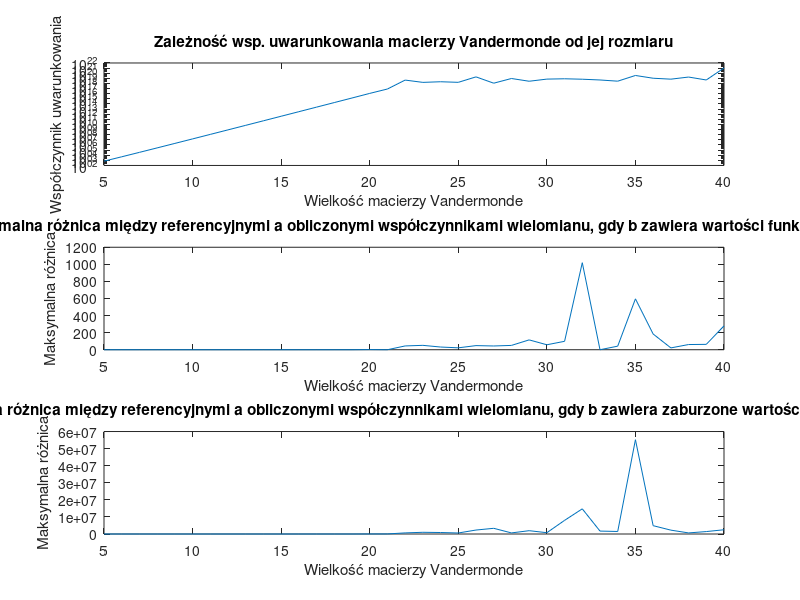

MATLAB code to generate this figure:
function [matrix_condition_numbers, max_coefficients_difference_1, max_coefficients_difference_2] = zadanie3()
% Zwracane są trzy wektory wierszowe:
% matrix_condition_numbers - współczynniki uwarunkowania badanych macierzy Vandermonde
% max_coefficients_difference_1 - maksymalna różnica między referencyjnymi a obliczonymi współczynnikami wielomianu,
%       gdy b zawiera wartości funkcji liniowej
% max_coefficients_difference_2 - maksymalna różnica między referencyjnymi a obliczonymi współczynnikami wielomianu,
%       gdy b zawiera zaburzone wartości funkcji liniowej

N = 5:40;

%% chart 1
matrix_condition_numbers = zeros(1, length(N));
for i=5:40
    V = vandermonde_matrix(i);
    matrix_condition_numbers(1, i-4) = cond(V);
end

subplot(3,1,1);
semilogy(N, matrix_condition_numbers);
xlabel("Wielkość macierzy Vandermonde");
ylabel("Współczynnik uwarunkowania");
title("Zależność wsp. uwarunkowania macierzy Vandermonde od jej rozmiaru");


%% chart 2
a1 = randi([20,30]);
for i = 1:length(N)
    ni = N(i);
    V = vandermonde_matrix(ni);
    
    % Niech wektor b zawiera wartości funkcji liniowej
    b = linspace(0,a1,ni)';
    reference_coefficients = [ 0; a1; zeros(ni-2,1) ]; % tylko a1 jest niezerowy
    
    % Wyznacznie współczynników wielomianu interpolującego
    calculated_coefficients = V \ b;

    max_coefficients_difference_1(i) = max(abs(calculated_coefficients-reference_coefficients));
end

subplot(3,1,2);
plot(N, max_coefficients_difference_1);
xlabel("Wielkość macierzy Vandermonde");
ylabel("Maksymalna różnica");
title("Maksymalna różnica między referencyjnymi a obliczonymi współczynnikami wielomianu, gdy b zawiera wartości funkcji liniowej");

%% chart 3
for i = 1:length(N)
    ni = N(i);
    V = vandermonde_matrix(ni);
    
    % Niech wektor b zawiera wartości funkcji liniowej nieznacznie zaburzone
    b = linspace(0,a1,ni)' + rand(ni,1)*1e-10;
    reference_coefficients = [ 0; a1; zeros(ni-2,1) ]; % tylko a1 jest niezerowy
    
    % Wyznacznie współczynników wielomianu interpolującego
    calculated_coefficients = V \ b;
    
    max_coefficients_difference_2(i) = max(abs(calculated_coefficients-reference_coefficients));
end

subplot(3,1,3);
plot(N, max_coefficients_difference_2);
xlabel("Wielkość macierzy Vandermonde");
ylabel("Maksymalna różnica");
title("Maksymalna różnica między referencyjnymi a obliczonymi współczynnikami wielomianu, gdy b zawiera zaburzone wartości funkcji liniowej");

print("zadanie3", "-dpng");
end



function V = vandermonde_matrix(N)
        % Generuje macierz Vandermonde dla N równomiernie rozmieszczonych w przedziale [-1, 1] węzłów interpolacji
        x_coarse = linspace(0,1,N);
        V = zeros(N,N);
        for i = 1:N
            V(:, i) = x_coarse.^(i-1);
        end
    end